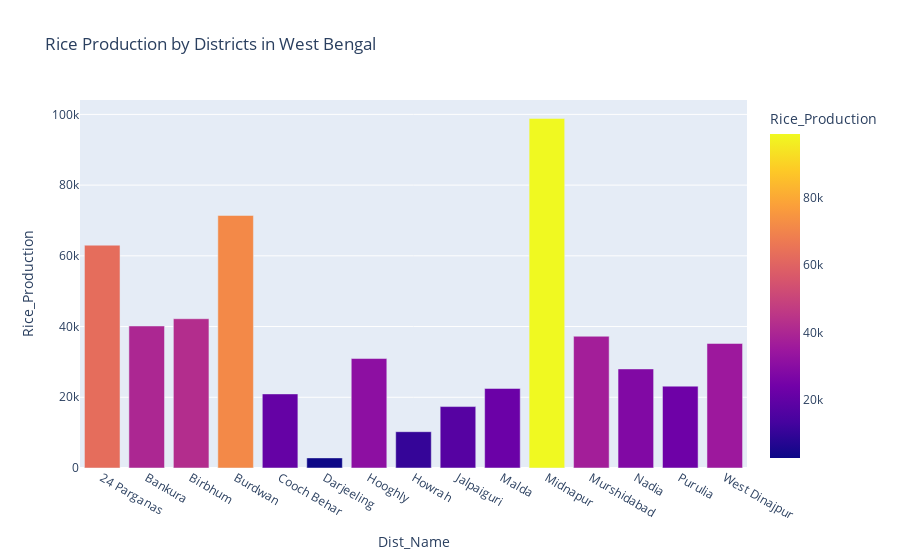

The notebook cell saved with this chart:
### Code cell
#7.Rice Production By West Bengal Districts
wb_rice_production = df[df['State_Name'] == 'West Bengal'].groupby('Dist_Name')['Rice_Production'].sum().reset_index()
fig_wb_rice = px.bar(wb_rice_production, x='Dist_Name', y='Rice_Production', color='Rice_Production',
                     title='Rice Production by Districts in West Bengal')
fig_wb_rice.show()

### Figure 1 — Plotly figure (JSON) as saved in the notebook; plotly's stock layout.template omitted (floating-point values rounded to 4 significant figures)
{"data": [{"hovertemplate": "Dist_Name=%{x}<br>Rice_Production=%{marker.color}<extra></extra>", "legendgroup": "", "marker": {"color": [63010.0, 40170.0, 42210.0, 71420.0, 20950.0, 2855.0, 30960.0, 10260.0, 17370.0, 22500.0, 98870.0, 37260.0, 28020.0, 23150.0, 35220.0], "coloraxis": "coloraxis", "pattern": {"shape": ""}}, "name": "", "orientation": "v", "showlegend": false, "textposition": "auto", "type": "bar", "x": ["24 Parganas", "Bankura", "Birbhum", "Burdwan", "Cooch Behar", "Darjeeling", "Hooghly", "Howrah", "Jalpaiguri", "Malda", "Midnapur", "Murshidabad", "Nadia", "Purulia", "West Dinajpur"], "xaxis": "x", "y": [63010.0, 40170.0, 42210.0, 71420.0, 20950.0, 2855.0, 30960.0, 10260.0, 17370.0, 22500.0, 98870.0, 37260.0, 28020.0, 23150.0, 35220.0], "yaxis": "y"}], "layout": {"barmode": "relative", "coloraxis": {"colorbar": {"title": {"text": "Rice_Production"}}, "colorscale": [[0, "#0d0887"], [0.1111, "#46039f"], [0.2222, "#7201a8"], [0.3333, "#9c179e"], [0.4444, "#bd3786"], [0.5556, "#d8576b"], [0.6667, "#ed7953"], [0.7778, "#fb9f3a"], [0.8889, "#fdca26"], [1, "#f0f921"]]}, "legend": {"tracegroupgap": 0}, "title": {"text": "Rice Production by Districts in West Bengal"}, "xaxis": {"anchor": "y", "domain": [0, 1], "title": {"text": "Dist_Name"}}, "yaxis": {"anchor": "x", "domain": [0, 1], "title": {"text": "Rice_Production"}}}}
